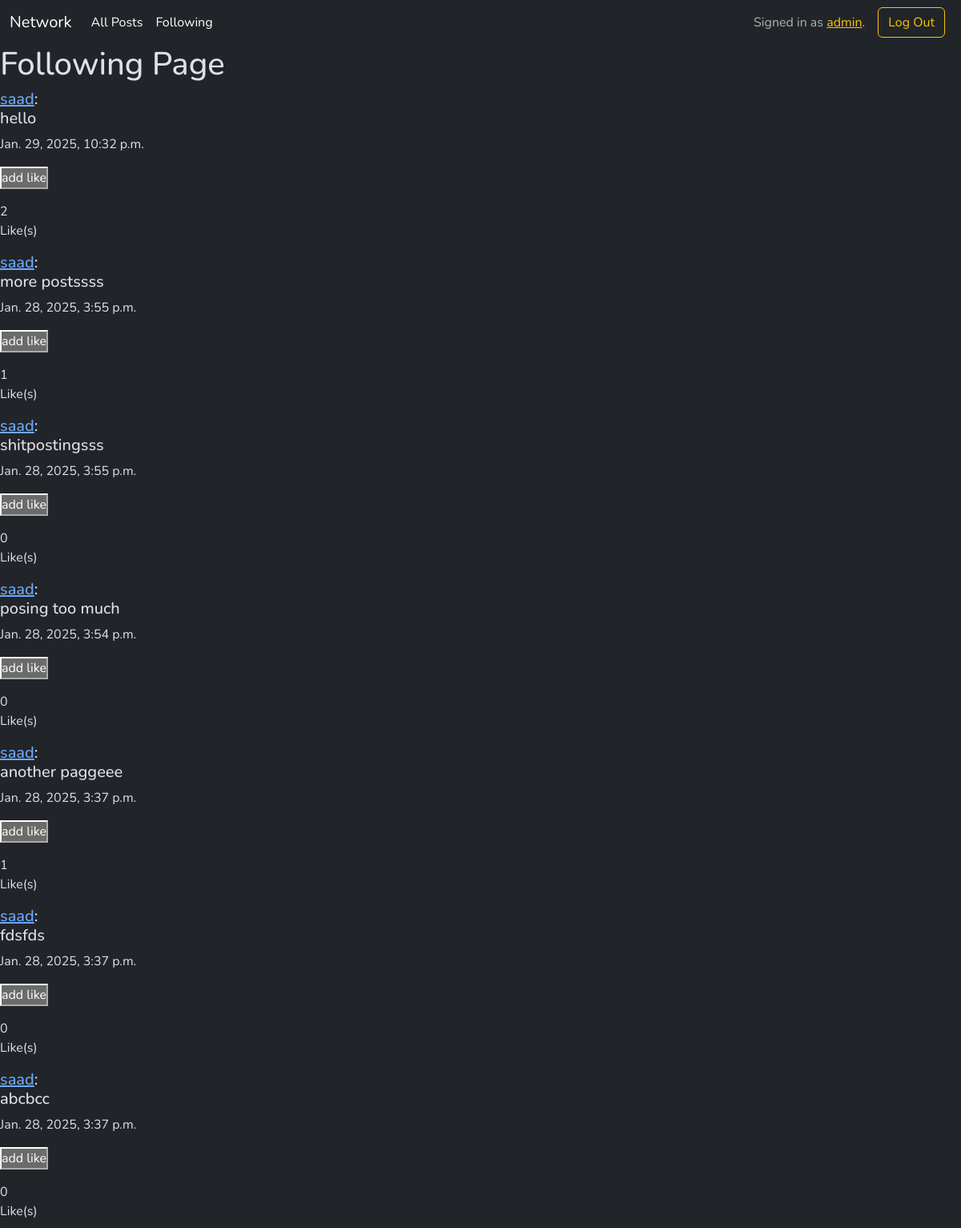
Page /following (signed in, upper part) on the earlier database version.
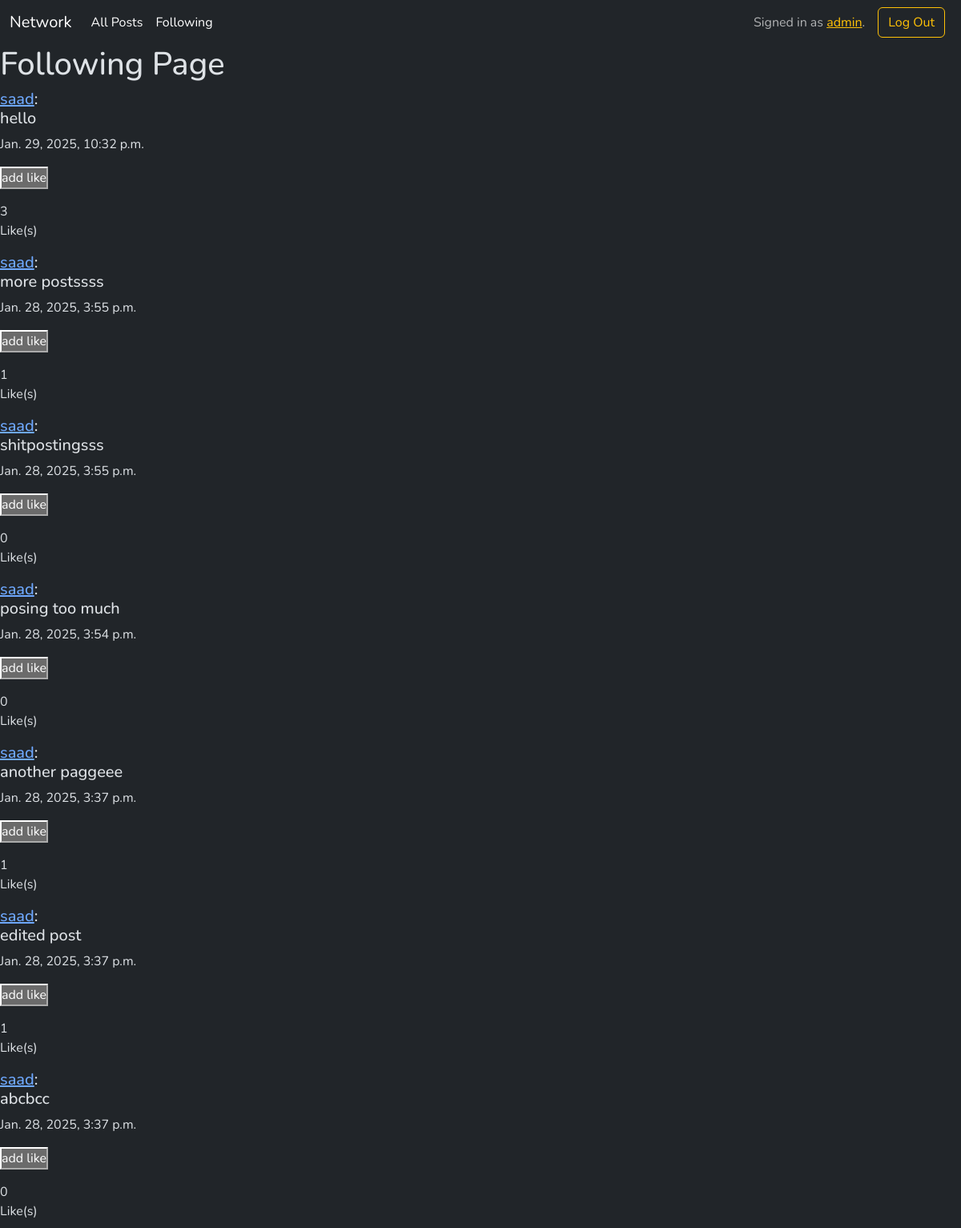
Same page on the later database version.
### network/models.py (models this page shows, shortened)
class Post(models.Model):
    creator = models.ForeignKey(User, on_delete=models.CASCADE, related_name="posts")
    postContent = models.CharField(max_length=1000, blank=False)
    created_at = models.DateTimeField(auto_now_add=True)
    liked_by = models.ManyToManyField(User, related_name="liked_posts", blank=True)

class User(AbstractUser):
    followers = models.ManyToManyField('self', related_name='following', symmetrical=False, blank=True)

### network/views.py (the view)
# urls.py: path("following", views.following, name="following"),
@login_required
def following(request):
    posts = Post.objects.none()
    for user in request.user.following.all():
        posts = posts | user.posts.all()
    page_obj = get_page_obj(request, posts.order_by('-created_at'))
    return render(request, 'network/following.html',{"page_obj":page_obj})

### network/util.py (called while the page is built)
def get_page_obj(request, posts):
    posts_list = posts
    paginator = Paginator(posts_list, 10)
    page_number = request.GET.get('page')
    page_obj = paginator.get_page(page_number)
    return page_obj

### network/templates/network/following.html
{% extends "network/layout.html" %}
{% block body %}
<h1>Following Page</h1>
{% include 'network/posts.html' %}
{% endblock body %}

### network/templates/network/posts.html (shortened to what this page needs)
{% load static %}
{% for post in page_obj %}
<div class="post">
    <h5><a href="{% url 'userProfile' post.creator.username %}">{{post.creator}}</a>: <div class="post-content-{{post.id}}">{{post.postContent}}</div>
    </h5>
    <p>{{post.created_at}}</p>
    {% if user.is_authenticated %}
    {% if user in post.liked_by.all %}
    <button class="like-button" data-like="false" data-postid="{{post.id}}">remove like</button>
    {% else %}
    <button class="like-button" data-like="true" data-postid="{{post.id}}">add like</button>
    {% endif %}
    {% endif %}
    <p>
    <div class="like-count-{{post.id}}">{{post.liked_by.count}}</div> Like(s)</p>
</div>
{% empty %}
<div>No Posts.</div>
{% endfor %}

Differences in the rows shown:
computed for Post "hello": liked_by.count "2" → "3"
changed Post: postContent "fdsfds" → "edited post"; liked_by.count "0" → "1"
